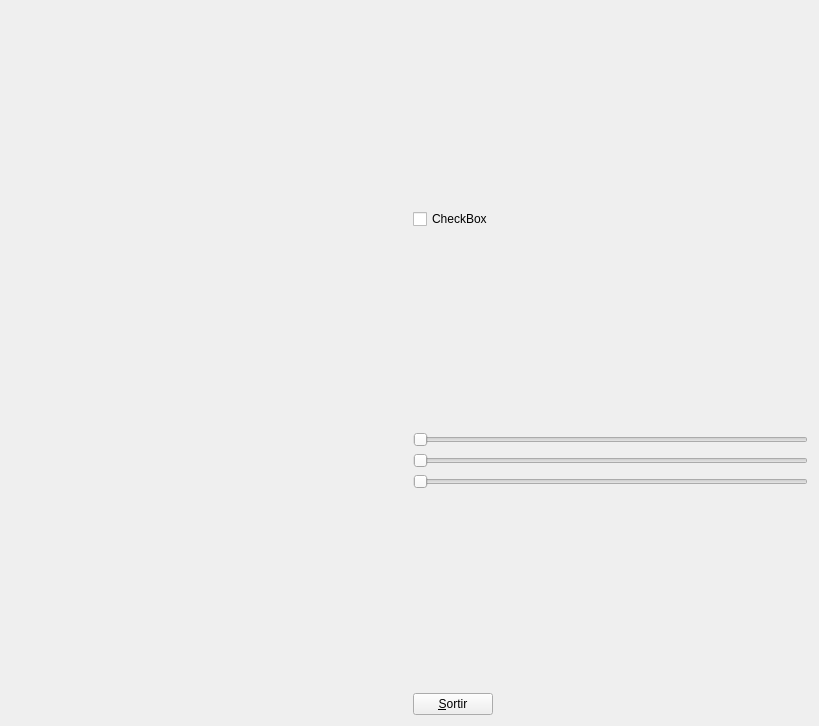
<?xml version="1.0" encoding="UTF-8"?>
<ui version="4.0">
 <class>MyForm</class>
 <widget class="QWidget" name="MyForm">
  <property name="geometry">
   <rect>
    <x>0</x>
    <y>0</y>
    <width>819</width>
    <height>726</height>
   </rect>
  </property>
  <property name="windowTitle">
   <string>Form</string>
  </property>
  <layout class="QHBoxLayout" name="horizontalLayout">
   <item>
    <widget class="MyGLWidget" name="widget" native="true">
     <property name="sizePolicy">
      <sizepolicy hsizetype="Expanding" vsizetype="Expanding">
       <horstretch>0</horstretch>
       <verstretch>0</verstretch>
      </sizepolicy>
     </property>
    </widget>
   </item>
   <item>
    <layout class="QVBoxLayout" name="verticalLayout">
     <item>
      <spacer name="verticalSpacer_2">
       <property name="orientation">
        <enum>Qt::Vertical</enum>
       </property>
       <property name="sizeHint" stdset="0">
        <size>
         <width>20</width>
         <height>40</height>
        </size>
       </property>
      </spacer>
     </item>
     <item>
      <widget class="QCheckBox" name="checkBox">
       <property name="text">
        <string>CheckBox</string>
       </property>
      </widget>
     </item>
     <item>
      <spacer name="verticalSpacer_3">
       <property name="orientation">
        <enum>Qt::Vertical</enum>
       </property>
       <property name="sizeHint" stdset="0">
        <size>
         <width>20</width>
         <height>40</height>
        </size>
       </property>
      </spacer>
     </item>
     <item>
      <widget class="QSlider" name="horizontalSlider">
       <property name="orientation">
        <enum>Qt::Horizontal</enum>
       </property>
      </widget>
     </item>
     <item>
      <widget class="QSlider" name="horizontalSlider_2">
       <property name="orientation">
        <enum>Qt::Horizontal</enum>
       </property>
      </widget>
     </item>
     <item>
      <widget class="QSlider" name="horizontalSlider_3">
       <property name="orientation">
        <enum>Qt::Horizontal</enum>
       </property>
      </widget>
     </item>
     <item>
      <spacer name="verticalSpacer">
       <property name="orientation">
        <enum>Qt::Vertical</enum>
       </property>
       <property name="sizeHint" stdset="0">
        <size>
         <width>20</width>
         <height>40</height>
        </size>
       </property>
      </spacer>
     </item>
     <item>
      <widget class="QPushButton" name="pushButton">
       <property name="sizePolicy">
        <sizepolicy hsizetype="Fixed" vsizetype="Fixed">
         <horstretch>0</horstretch>
         <verstretch>0</verstretch>
        </sizepolicy>
       </property>
       <property name="text">
        <string>&amp;Sortir</string>
       </property>
      </widget>
     </item>
    </layout>
   </item>
  </layout>
 </widget>
 <customwidgets>
  <customwidget>
   <class>MyGLWidget</class>
   <extends>QWidget</extends>
   <header>MyGLWidget.h</header>
   <container>1</container>
   <slots>
    <signal>camaraC()</signal>
    <slot>clicat()</slot>
    <slot>Red(int)</slot>
    <slot>Green(int)</slot>
    <slot>Blue(int)</slot>
   </slots>
  </customwidget>
 </customwidgets>
 <resources/>
 <connections>
  <connection>
   <sender>pushButton</sender>
   <signal>clicked()</signal>
   <receiver>MyForm</receiver>
   <slot>close()</slot>
   <hints>
    <hint type="sourcelabel">
     <x>493</x>
     <y>715</y>
    </hint>
    <hint type="destinationlabel">
     <x>839</x>
     <y>529</y>
    </hint>
   </hints>
  </connection>
  <connection>
   <sender>checkBox</sender>
   <signal>toggled(bool)</signal>
   <receiver>widget</receiver>
   <slot>clicat()</slot>
   <hints>
    <hint type="sourcelabel">
     <x>808</x>
     <y>228</y>
    </hint>
    <hint type="destinationlabel">
     <x>406</x>
     <y>288</y>
    </hint>
   </hints>
  </connection>
  <connection>
   <sender>widget</sender>
   <signal>camaraC()</signal>
   <receiver>checkBox</receiver>
   <slot>click()</slot>
   <hints>
    <hint type="sourcelabel">
     <x>406</x>
     <y>313</y>
    </hint>
    <hint type="destinationlabel">
     <x>808</x>
     <y>228</y>
    </hint>
   </hints>
  </connection>
  <connection>
   <sender>horizontalSlider</sender>
   <signal>valueChanged(int)</signal>
   <receiver>widget</receiver>
   <slot>Red(int)</slot>
   <hints>
    <hint type="sourcelabel">
     <x>494</x>
     <y>436</y>
    </hint>
    <hint type="destinationlabel">
     <x>374</x>
     <y>388</y>
    </hint>
   </hints>
  </connection>
  <connection>
   <sender>horizontalSlider_2</sender>
   <signal>valueChanged(int)</signal>
   <receiver>widget</receiver>
   <slot>Green(int)</slot>
   <hints>
    <hint type="sourcelabel">
     <x>483</x>
     <y>459</y>
    </hint>
    <hint type="destinationlabel">
     <x>381</x>
     <y>462</y>
    </hint>
   </hints>
  </connection>
  <connection>
   <sender>horizontalSlider_3</sender>
   <signal>valueChanged(int)</signal>
   <receiver>widget</receiver>
   <slot>Blue(int)</slot>
   <hints>
    <hint type="sourcelabel">
     <x>458</x>
     <y>481</y>
    </hint>
    <hint type="destinationlabel">
     <x>359</x>
     <y>527</y>
    </hint>
   </hints>
  </connection>
 </connections>
</ui>
